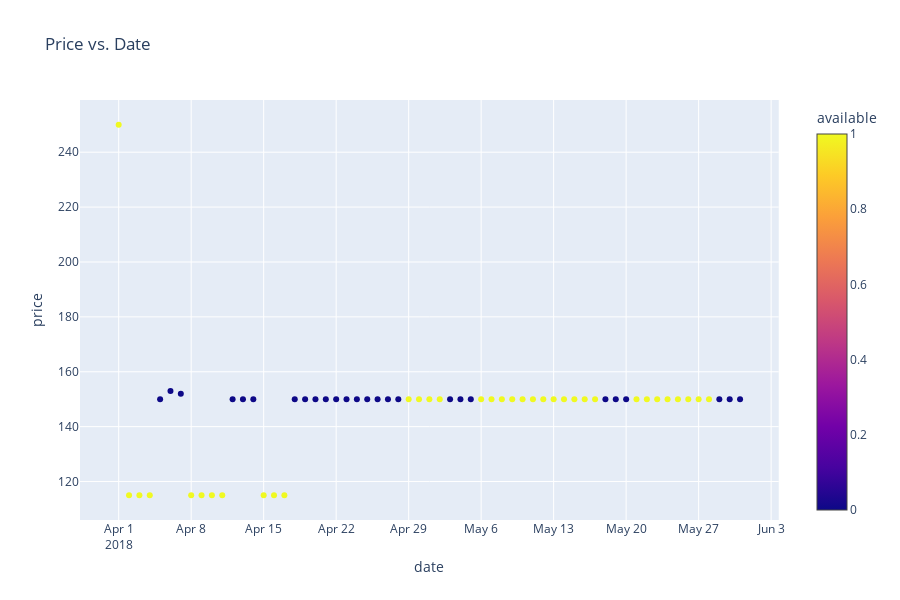

Notebook cell for this chart:
### Code cell
fig = px.scatter(df, x="date", y="price", title='Price vs. Date',
                color = 'available')
fig.show()

### Figure 1 — Plotly figure (JSON) as saved in the notebook; plotly's stock layout.template omitted (floating-point values rounded to 4 significant figures)
{"data": [{"hoverlabel": {"namelength": 0}, "hovertemplate": "date=%{x}<br>price=%{y}<br>available=%{marker.color}", "legendgroup": "", "marker": {"color": [1, 1, 1, 1, 0, 0, 0, 1, 1, 1, 1, 0, 0, 0, 1, 1, 1, 0, 0, 0, 0, 0, 0, 0, 0, 0, 0, 0, 1, 1, 1, 1, 0, 0, 0, 1, 1, 1, 1, 1, 1, 1, 1, 1, 1, 1, 1, 0, 0, 0, 1, 1, 1, 1, 1, 1, 1, 1, 0, 0, 0], "coloraxis": "coloraxis", "symbol": "circle"}, "mode": "markers", "name": "", "showlegend": false, "type": "scatter", "x": ["2018-04-01", "2018-04-02", "2018-04-03", "2018-04-04", "2018-04-05", "2018-04-06", "2018-04-07", "2018-04-08", "2018-04-09", "2018-04-10", "2018-04-11", "2018-04-12", "2018-04-13", "2018-04-14", "2018-04-15", "2018-04-16", "2018-04-17", "2018-04-18", "2018-04-19", "2018-04-20", "2018-04-21", "2018-04-22", "2018-04-23", "2018-04-24", "2018-04-25", "2018-04-26", "2018-04-27", "2018-04-28", "2018-04-29", "2018-04-30", "2018-05-01", "2018-05-02", "2018-05-03", "2018-05-04", "2018-05-05", "2018-05-06", "2018-05-07", "2018-05-08", "2018-05-09", "2018-05-10", "2018-05-11", "2018-05-12", "2018-05-13", "2018-05-14", "2018-05-15", "2018-05-16", "2018-05-17", "2018-05-18", "2018-05-19", "2018-05-20", "2018-05-21", "2018-05-22", "2018-05-23", "2018-05-24", "2018-05-25", "2018-05-26", "2018-05-27", "2018-05-28", "2018-05-29", "2018-05-30", "2018-05-31"], "xaxis": "x", "y": [250, 115, 115, 115, 150, 153, 152, 115, 115, 115, 115, 150, 150, 150, 115, 115, 115, 150, 150, 150, 150, 150, 150, 150, 150, 150, 150, 150, 150, 150, 150, 150, 150, 150, 150, 150, 150, 150, 150, 150, 150, 150, 150, 150, 150, 150, 150, 150, 150, 150, 150, 150, 150, 150, 150, 150, 150, 150, 150, 150, 150], "yaxis": "y"}], "layout": {"coloraxis": {"colorbar": {"title": {"text": "available"}}, "colorscale": [[0, "#0d0887"], [0.1111, "#46039f"], [0.2222, "#7201a8"], [0.3333, "#9c179e"], [0.4444, "#bd3786"], [0.5556, "#d8576b"], [0.6667, "#ed7953"], [0.7778, "#fb9f3a"], [0.8889, "#fdca26"], [1, "#f0f921"]]}, "height": 600, "legend": {"tracegroupgap": 0}, "title": {"text": "Price vs. Date"}, "xaxis": {"anchor": "y", "domain": [0, 0.98], "title": {"text": "date"}}, "yaxis": {"anchor": "x", "domain": [0, 1], "title": {"text": "price"}}}}
